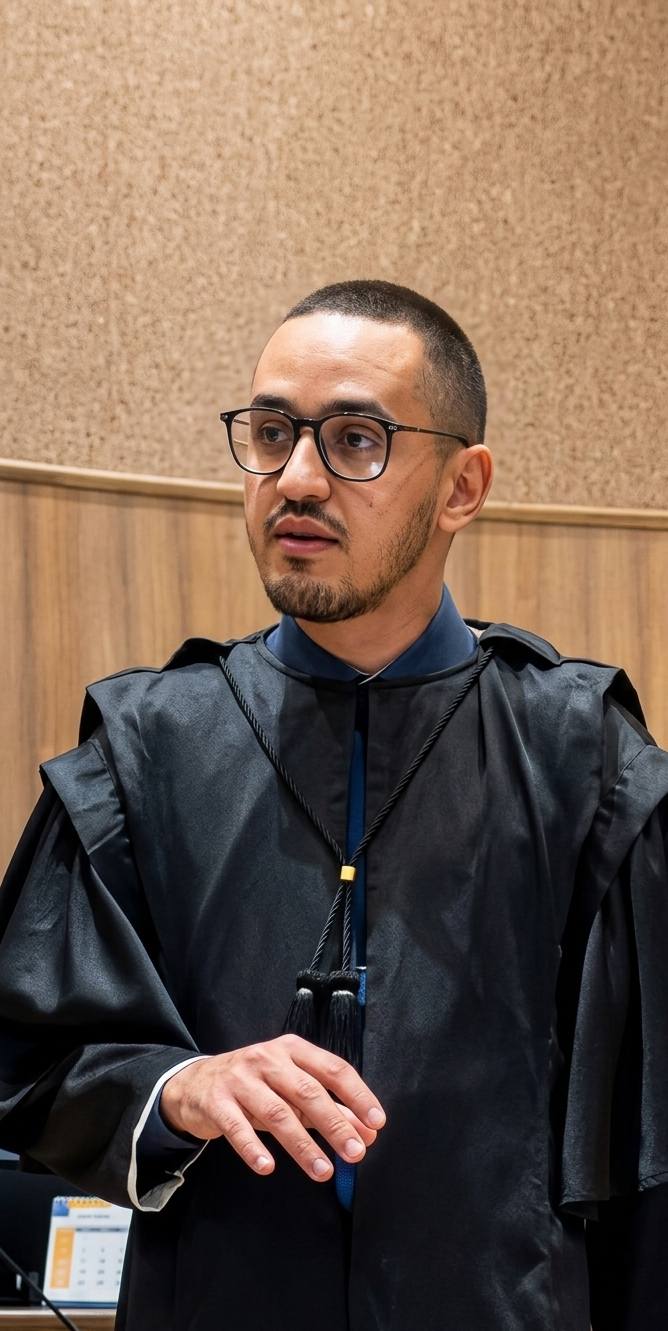
#> input picture images/dr-carlos-alberto.png, 668 x 1331 px, found by its file name
$ python crop_dr_carlos.py
#> lines starting #> are read from the running program, lines starting #| are printed output that depends on the picture
from PIL import Image
import sys

path = r"public/images/dr-carlos-alberto.png"
try:
    img = Image.open(path)
#> img is the input picture: PIL image 668x1331 RGBA; mean R, G, B, A 115.4, 95.3, 81.2, 255
except Exception as e:
    print('ERROR opening image:', e)
    sys.exit(1)

w, h = img.size
#> w = 668; h = 1331
new_h = int(h * 0.92)  # crop bottom 8%
#> new_h = 1224
if new_h <= 0:
    print('Calculated new height invalid:', new_h)
    sys.exit(1)

cropped = img.crop((0, 0, w, new_h))
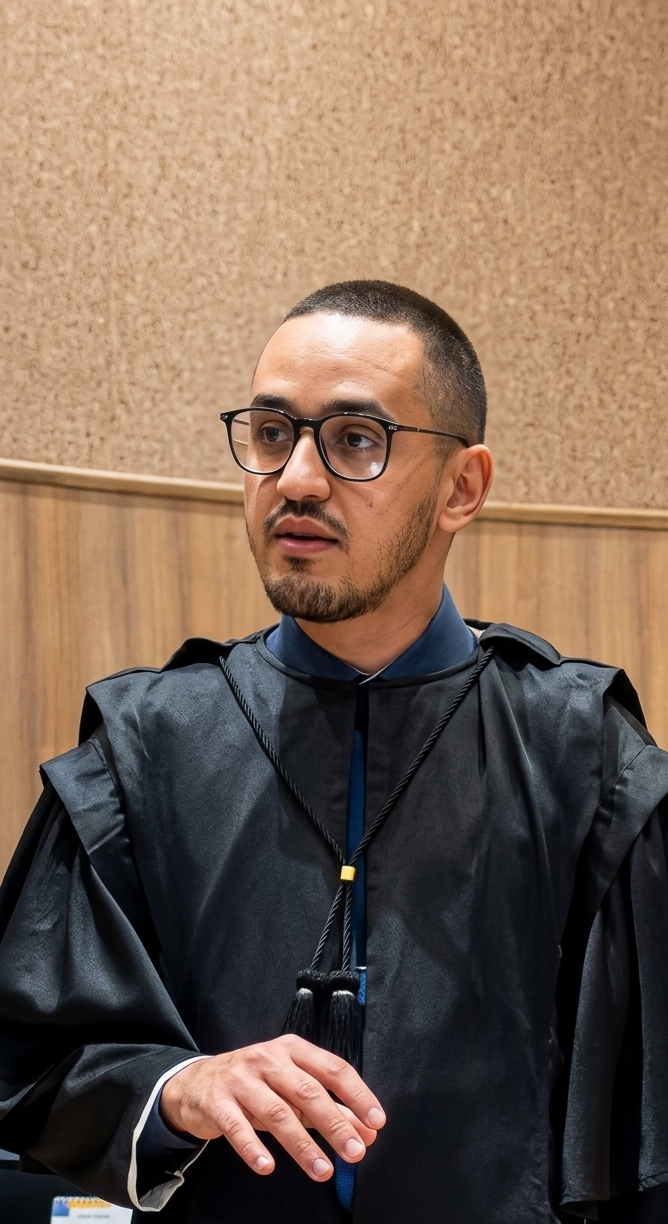
#> cropped: PIL image 668x1224 RGBA; mean R, G, B, A 122.4, 100.6, 85, 255
# Save with same format
try:
    cropped.save(path)
    print('Saved cropped image:', path)
except Exception as e:
    print('ERROR saving image:', e)
    sys.exit(1)
